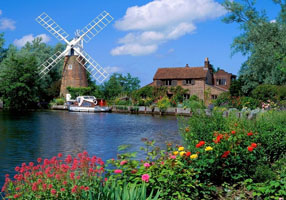
#> input picture assets/1.jpg, 286 x 200 px
$ python auto_level_adjustment.py --image ../../assets/1.jpg
#> lines starting #> are read from the running program, lines starting #| are printed output that depends on the picture
#!/usr/bin/env python3
# -*- coding: utf-8 -*-

"""
自动色阶调整算法 - Python实现
Auto Level Adjustment Algorithm

基于直方图分析的图像动态范围优化技术，
支持多种色阶调整策略和自适应处理。

Author: GlimmerLab
Date: 2024
"""

import cv2
import numpy as np
import matplotlib.pyplot as plt
from typing import Tuple, Optional, Dict, Any, Union
from dataclasses import dataclass
import time
import argparse
from pathlib import Path
from enum import Enum


class LevelAdjustmentMethod(Enum):
    """色阶调整方法枚举"""
    GLOBAL = "global"                    # 全局调整
    ADAPTIVE = "adaptive"                # 自适应调整
    LOCAL = "local"                      # 局部调整
    CONTRAST_ENHANCE = "contrast"        # 对比度增强


@dataclass
class LevelAdjustmentParams:
    """色阶调整参数配置"""
    clip_percent: float = 2.0            # 裁剪百分比 (0.0-5.0)
    separate_channels: bool = True       # 是否独立处理每个通道
    window_size: int = 51                # 局部调整窗口大小
    target_std: float = 50.0             # 对比度增强目标标准差
    enhancement_factor_range: Tuple[float, float] = (0.5, 2.0)  # 增强因子范围

    def __post_init__(self):
        """参数验证"""
        if not 0.0 <= self.clip_percent <= 5.0:
            raise ValueError("裁剪百分比必须在0.0-5.0范围内")
        if self.window_size <= 0 or self.window_size % 2 == 0:
            raise ValueError("窗口大小必须是正奇数")
        if self.target_std <= 0:
            raise ValueError("目标标准差必须大于0")


class AutoLevelAdjuster:
    """自动色阶调整处理类"""

    def __init__(self):
        """初始化色阶调整器"""
        print("自动色阶调整器初始化完成")

    def adjust_levels(self, image: np.ndarray,
                     method: LevelAdjustmentMethod = LevelAdjustmentMethod.GLOBAL,
                     params: LevelAdjustmentParams = None) -> np.ndarray:
        """
        多策略色阶调整主函数

        Args:
            image: 输入图像 (BGR格式或灰度图)
            method: 调整方法
            params: 调整参数

        Returns:
            调整后的图像

        Raises:
            ValueError: 当输入图像为空时
        """
        if image is None or image.size == 0:
            raise ValueError("输入图像为空")

        if params is None:
            params = LevelAdjustmentParams()

        print(f"开始{method.value}色阶调整")

        if method == LevelAdjustmentMethod.GLOBAL:
            return self._global_level_adjustment(image, params)
        elif method == LevelAdjustmentMethod.ADAPTIVE:
            return self._adaptive_level_adjustment(image, params)
        elif method == LevelAdjustmentMethod.LOCAL:
            return self._local_level_adjustment(image, params)
        elif method == LevelAdjustmentMethod.CONTRAST_ENHANCE:
            return self._contrast_enhancement(image, params)
        else:
            raise ValueError(f"不支持的调整方法: {method}")

    def _compute_clipping_thresholds(self, channel: np.ndarray,
                                   clip_percent: float) -> Tuple[int, int]:
        """
        计算裁剪阈值

        Args:
            channel: 单通道图像
            clip_percent: 裁剪百分比

        Returns:
            (低阈值, 高阈值)元组
        """
        # 计算直方图
        histogram, _ = np.histogram(channel.flatten(), bins=256, range=(0, 256))

        # 计算累积分布
        cumulative_hist = np.cumsum(histogram)
        total_pixels = channel.size
        clip_pixels = int(total_pixels * clip_percent / 100.0)

        # 查找低阈值
        low_threshold = 0
        for i in range(256):
            if cumulative_hist[i] > clip_pixels:
                low_threshold = i
                break

        # 查找高阈值
        high_threshold = 255
        for i in range(255, -1, -1):
            remaining_pixels = total_pixels - cumulative_hist[i]
            if remaining_pixels > clip_pixels:
                high_threshold = i
                break

        return low_threshold, high_threshold

    def _create_lookup_table(self, low_thresh: int, high_thresh: int) -> np.ndarray:
        """
        创建查找表

        Args:
            low_thresh: 低阈值
            high_thresh: 高阈值

        Returns:
            查找表数组
        """
        lut = np.zeros(256, dtype=np.uint8)

        if high_thresh > low_thresh:
            # 线性变换
            scale = 255.0 / (high_thresh - low_thresh)

            for i in range(256):
                if i <= low_thresh:
                    lut[i] = 0
                elif i >= high_thresh:
                    lut[i] = 255
                else:
                    normalized = (i - low_thresh) * scale
                    lut[i] = np.clip(normalized, 0, 255).astype(np.uint8)
        else:
            # 特殊情况：统一亮度
            lut.fill(128)

        return lut

    def _global_level_adjustment(self, image: np.ndarray,
                               params: LevelAdjustmentParams) -> np.ndarray:
        """
        全局色阶调整

        Args:
            image: 输入图像
            params: 调整参数

        Returns:
            调整后的图像
        """
        print("执行全局色阶调整")

        if len(image.shape) == 2:
            # 灰度图像处理
            low_thresh, high_thresh = self._compute_clipping_thresholds(image, params.clip_percent)
            lut = self._create_lookup_table(low_thresh, high_thresh)
            return cv2.LUT(image, lut)

        elif len(image.shape) == 3:
            # 彩色图像处理
            if params.separate_channels:
                # 独立处理每个通道
                result_channels = []
                for c in range(image.shape[2]):
                    channel = image[:, :, c]
                    low_thresh, high_thresh = self._compute_clipping_thresholds(channel, params.clip_percent)
                    lut = self._create_lookup_table(low_thresh, high_thresh)
                    adjusted_channel = cv2.LUT(channel, lut)
                    result_channels.append(adjusted_channel)

                return np.stack(result_channels, axis=2)
            else:
                # 基于亮度的全局处理
                gray = cv2.cvtColor(image, cv2.COLOR_BGR2GRAY)
                low_thresh, high_thresh = self._compute_clipping_thresholds(gray, params.clip_percent)
                lut = self._create_lookup_table(low_thresh, high_thresh)

                result_channels = []
                for c in range(image.shape[2]):
                    adjusted_channel = cv2.LUT(image[:, :, c], lut)
                    result_channels.append(adjusted_channel)

                return np.stack(result_channels, axis=2)

    def _adaptive_level_adjustment(self, image: np.ndarray,
                                 params: LevelAdjustmentParams) -> np.ndarray:
        """
        自适应色阶调整

        Args:
            image: 输入图像
            params: 调整参数

        Returns:
            调整后的图像
        """
        print("执行自适应色阶调整")

        # 计算图像统计特征
        mean_val = np.mean(image)
        std_val = np.std(image)

        # 根据图像特征调整裁剪百分比
        if std_val < 20:  # 低对比度图像
            adaptive_clip = params.clip_percent * 2.0
        elif std_val > 60:  # 高对比度图像
            adaptive_clip = params.clip_percent * 0.5
        else:
            adaptive_clip = params.clip_percent

        # 调整参数范围
        adaptive_clip = np.clip(adaptive_clip, 0.1, 5.0)

        # 创建自适应参数
        adaptive_params = LevelAdjustmentParams(
            clip_percent=adaptive_clip,
            separate_channels=params.separate_channels
        )

        return self._global_level_adjustment(image, adaptive_params)

    # [75 lines left out: functions _local_level_adjustment, _local_adjust_single_channel, not called in this run]

    def _contrast_enhancement(self, image: np.ndarray,
                            params: LevelAdjustmentParams) -> np.ndarray:
        """
        对比度增强

        Args:
            image: 输入图像
            params: 调整参数

        Returns:
            增强后的图像
        """
        print("执行对比度增强")

        # 先进行色阶调整
        level_adjusted = self._global_level_adjustment(image, params)

        # 计算当前标准差
        current_std = np.std(level_adjusted)

        # 计算增强因子
        if current_std > 0:
            enhancement_factor = params.target_std / current_std
        else:
            enhancement_factor = 1.0

        # 限制增强因子范围
        enhancement_factor = np.clip(enhancement_factor,
                                   params.enhancement_factor_range[0],
                                   params.enhancement_factor_range[1])

        # 应用对比度增强
        mean_val = np.mean(level_adjusted)
        enhanced = level_adjusted.astype(np.float32)
        enhanced = (enhanced - mean_val) * enhancement_factor + mean_val

        return np.clip(enhanced, 0, 255).astype(np.uint8)

    def compare_methods(self, image: np.ndarray,
                       params: LevelAdjustmentParams = None,
                       save_path: Optional[str] = None) -> None:
        """
        比较不同方法的效果

        Args:
            image: 输入图像
            params: 调整参数
            save_path: 保存路径
        """
        if params is None:
            params = LevelAdjustmentParams()

        methods = [
            LevelAdjustmentMethod.GLOBAL,
            LevelAdjustmentMethod.ADAPTIVE,
            LevelAdjustmentMethod.CONTRAST_ENHANCE
        ]

        results = {}
        for method in methods:
            try:
                start_time = time.time()
                result = self.adjust_levels(image, method, params)
                processing_time = time.time() - start_time

                results[method.value] = {
                    'image': result,
                    'time': processing_time
                }

                print(f"{method.value} 方法处理时间: {processing_time:.3f}s")
            except Exception as e:
                print(f"{method.value} 方法处理失败: {e}")

        # 可视化结果
        self._visualize_comparison(image, results, save_path)

    def _visualize_comparison(self, original: np.ndarray,
                            results: Dict[str, Dict],
                            save_path: Optional[str] = None) -> None:
        """
        可视化比较结果

        Args:
            original: 原始图像
            results: 处理结果
            save_path: 保存路径
        """
        num_images = len(results) + 1
        fig, axes = plt.subplots(2, (num_images + 1) // 2, figsize=(15, 8))

        if num_images <= 2:
            axes = axes.reshape(1, -1)

        # 显示原图
        if len(original.shape) == 3:
            axes[0, 0].imshow(cv2.cvtColor(original, cv2.COLOR_BGR2RGB))
        else:
            axes[0, 0].imshow(original, cmap='gray')
        axes[0, 0].set_title('Original')
        axes[0, 0].axis('off')

        # 显示处理结果
        for i, (method, data) in enumerate(results.items(), 1):
            row = i // ((num_images + 1) // 2)
            col = i % ((num_images + 1) // 2)

            if len(data['image'].shape) == 3:
                axes[row, col].imshow(cv2.cvtColor(data['image'], cv2.COLOR_BGR2RGB))
            else:
                axes[row, col].imshow(data['image'], cmap='gray')

            axes[row, col].set_title(f"{method}\nTime: {data['time']:.3f}s")
            axes[row, col].axis('off')

        # 隐藏多余的子图
        for i in range(num_images, axes.size):
            row = i // ((num_images + 1) // 2)
            col = i % ((num_images + 1) // 2)
            if row < axes.shape[0] and col < axes.shape[1]:
                axes[row, col].axis('off')

        plt.tight_layout()

        if save_path:
            plt.savefig(save_path, dpi=300, bbox_inches='tight')
            print(f"比较结果已保存至: {save_path}")

        plt.show()

    def analyze_image_quality(self, original: np.ndarray,
                            adjusted: np.ndarray) -> Dict[str, float]:
        """
        分析图像质量

        Args:
            original: 原始图像
            adjusted: 调整后图像

        Returns:
            质量指标字典
        """
        # 计算对比度
        contrast_original = np.std(original)
        contrast_adjusted = np.std(adjusted)

        # 计算动态范围
        range_original = np.max(original) - np.min(original)
        range_adjusted = np.max(adjusted) - np.min(adjusted)

        # 计算熵
        def calculate_entropy(img):
            histogram, _ = np.histogram(img.flatten(), bins=256, range=(0, 256))
            histogram = histogram + 1e-10  # 避免log(0)
            probabilities = histogram / np.sum(histogram)
            return -np.sum(probabilities * np.log2(probabilities))

        entropy_original = calculate_entropy(original)
        entropy_adjusted = calculate_entropy(adjusted)

        return {
            'contrast_improvement': contrast_adjusted / (contrast_original + 1e-10),
            'range_improvement': range_adjusted / (range_original + 1e-10),
            'entropy_improvement': entropy_adjusted / (entropy_original + 1e-10),
            'contrast_original': contrast_original,
            'contrast_adjusted': contrast_adjusted,
            'entropy_original': entropy_original,
            'entropy_adjusted': entropy_adjusted
        }

    # [41 lines left out: function performance_test, not called in this run]


def demo_basic_level_adjustment():
    """演示基础色阶调整功能"""
    print("=== 基础色阶调整演示 ===")

    # 创建调整器
    adjuster = AutoLevelAdjuster()

    # 创建测试图像
    test_image = create_test_image()

    # 调整参数
    params = LevelAdjustmentParams(clip_percent=2.0, separate_channels=True)

    # 测试不同方法
    methods = [
        LevelAdjustmentMethod.GLOBAL,
        LevelAdjustmentMethod.ADAPTIVE,
        LevelAdjustmentMethod.CONTRAST_ENHANCE
    ]

    for method in methods:
        print(f"\n测试 {method.value} 方法:")
        start_time = time.time()
        result = adjuster.adjust_levels(test_image, method, params)
        processing_time = time.time() - start_time

        print(f"  处理时间: {processing_time:.3f}s")
        print(f"  输出图像形状: {result.shape}")

        # 质量分析
        quality_metrics = adjuster.analyze_image_quality(test_image, result)
        print(f"  对比度提升: {quality_metrics['contrast_improvement']:.2f}x")
        print(f"  动态范围提升: {quality_metrics['range_improvement']:.2f}x")

    print("基础演示完成！")


# [20 lines left out: function demo_performance_comparison, not called in this run]


def create_test_image() -> np.ndarray:
    """
    创建测试图像

    Returns:
        测试图像
    """
    height, width = 300, 400
    image = np.zeros((height, width, 3), dtype=np.uint8)

    # 创建渐变背景
    for y in range(height):
        for x in range(width):
            r = int(100 + 50 * (x / width))
            g = int(120 + 60 * (y / height))
            b = int(80 + 40 * ((x + y) / (width + height)))
            image[y, x] = [b, g, r]

    # 添加几何形状
    cv2.rectangle(image, (50, 50), (150, 150), (200, 200, 200), -1)
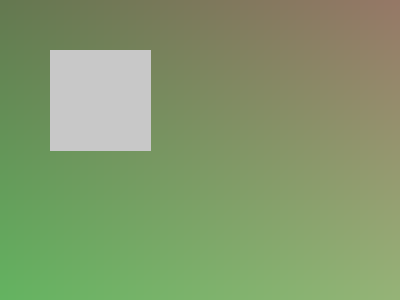
#> image: shape (300, 400, 3); mean of channels 0, 1, 2 108.7, 154.6, 132; drawn as B, G, R
    cv2.circle(image, (250, 100), 40, (100, 100, 100), -1)
    cv2.rectangle(image, (100, 200), (300, 250), (50, 50, 50), -1)
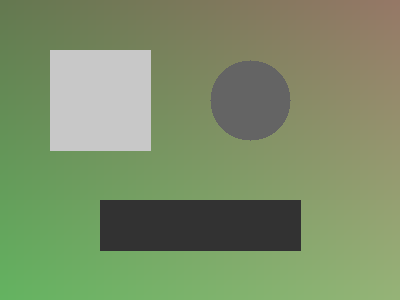
#> image: shape (300, 400, 3); mean of channels 0, 1, 2 104.2, 143.2, 124.3; drawn as B, G, R

    return image


def main():
    """主函数"""
    parser = argparse.ArgumentParser(description='自动色阶调整演示程序')
    parser.add_argument('--mode', choices=['demo', 'performance'], default='demo',
                       help='运行模式')
    parser.add_argument('--image', type=str, help='输入图像路径')

    args = parser.parse_args()

    if args.mode == 'demo':
        demo_basic_level_adjustment()
#> the loop in demo_basic_level_adjustment, `for method in methods:` made 3 passes
#> (contrast_adjusted in analyze_image_quality, range_adjusted in analyze_image_quality, entropy_adjusted in analyze_image_quality) on pass 1: (65.46, 255, 6.11)
#> (contrast_adjusted in analyze_image_quality, range_adjusted in analyze_image_quality, entropy_adjusted in analyze_image_quality) on pass 2: (65.46, 255, 6.11)
#|   对比度提升: 1.70x
#|   动态范围提升: 1.70x
#|   对比度提升: 1.70x
#|   动态范围提升: 1.70x
#|   对比度提升: 1.30x
#|   动态范围提升: 1.30x
#> pass 1, in demo_basic_level_adjustment, `result = adjuster.adjust_levels(test_image, method, params)`:
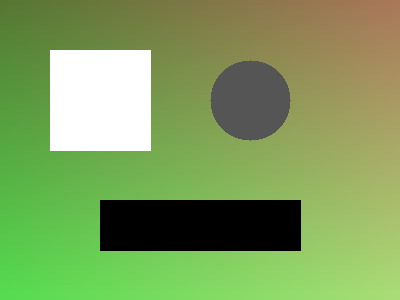
#> result: shape (300, 400, 3); mean of channels 0, 1, 2 92.1, 158.9, 126.6; drawn as B, G, R
#> pass 3, in _contrast_enhancement, `enhanced = (enhanced - mean_val) * enhancement_factor + mean_val`:
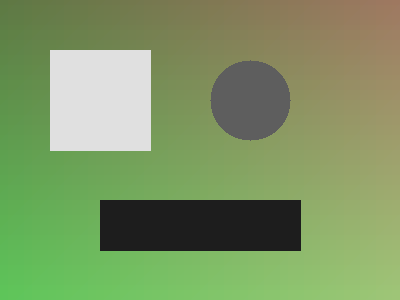
#> enhanced: shape (300, 400, 3) float32; mean of channels 0, 1, 2 100.1, 151.2, 126.5; drawn as B, G, R
    elif args.mode == 'performance':
        demo_performance_comparison()

    if args.image and Path(args.image).exists():
        print(f"\n处理图像: {args.image}")
        adjuster = AutoLevelAdjuster()
        image = cv2.imread(args.image)
#> image is the input picture: shape (200, 286, 3); mean B, G, R 112.6, 108.2, 82.1

        if image is not None:
            params = LevelAdjustmentParams()
            adjuster.compare_methods(image, params)
#> the loop in compare_methods, `for method in methods:` made 3 passes
#> pass 1, in compare_methods, `result = self.adjust_levels(image, method, params)`:
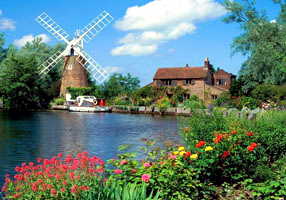
#> result: shape (200, 286, 3); mean B, G, R 118, 126.4, 98.3
#> pass 3, in _contrast_enhancement (call 2), `enhanced = (enhanced - mean_val) * enhancement_factor + mean_val`:
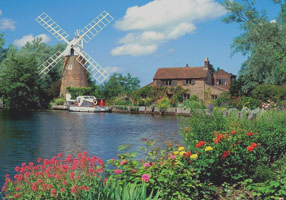
#> enhanced: shape (200, 286, 3) float32; mean B, G, R 116.9, 122.6, 103.2
#> after the loop in compare_methods, `for method in methods:`: results = 3 items
#> in _visualize_comparison, `num_images = len(results) + 1`: num_images = 4
#> the loop in _visualize_comparison, `for i, (method, data) in enumerate(results.items(), 1):` made 3 passes
#> (method, row, col) on passes 1 to 3: ('global', 0, 1), ('adaptive', 1, 0), ('contrast', 1, 1)
#> in _visualize_comparison, `plt.show()`:
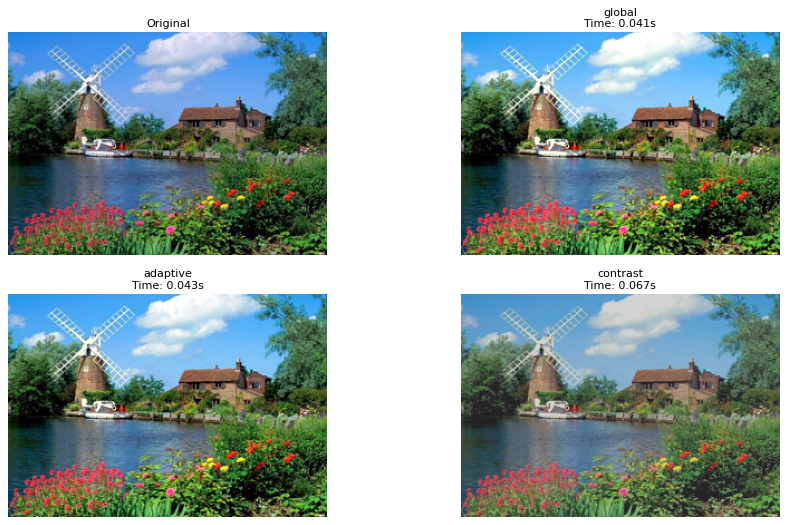
#> figure drawn by matplotlib, 4 panels
        else:
            print("无法读取图像文件")


if __name__ == "__main__":
    main()

$ run again, on assets/imori.jpg
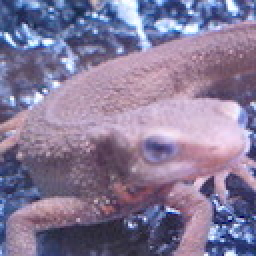
#> input picture assets/imori.jpg, 128 x 128 px (shown 2 times larger)
#> the loop in demo_basic_level_adjustment, `for method in methods:` made 3 passes
#> (contrast_adjusted in analyze_image_quality, range_adjusted in analyze_image_quality, entropy_adjusted in analyze_image_quality) on pass 1: (65.46, 255, 6.11)
#> (printed output is left out)
#> in main, image is the input picture: shape (128, 128, 3); mean B, G, R 152.8, 121.8, 134.1
#> the loop in compare_methods, `for method in methods:` made 3 passes
#> pass 1, in compare_methods, `result = self.adjust_levels(image, method, params)`:
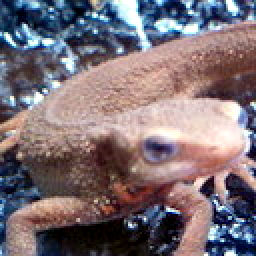
#> result: shape (128, 128, 3) (shown 2 times larger); mean B, G, R 117.8, 111.1, 124.4
#> after the loop in compare_methods, `for method in methods:`: results = 3 items
#> num_images = 4
#> the loop in _visualize_comparison, `for i, (method, data) in enumerate(results.items(), 1):` made 3 passes
#> (method, row, col) on passes 1 to 3: ('global', 0, 1), ('adaptive', 1, 0), ('contrast', 1, 1)
#> in _visualize_comparison, `plt.show()`:
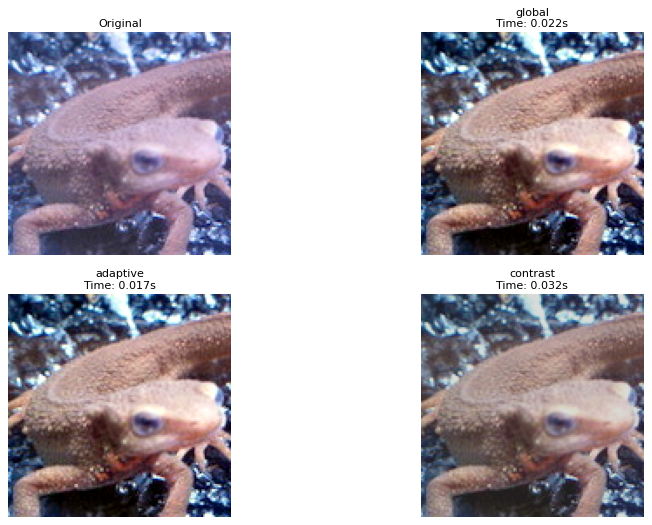
#> figure drawn by matplotlib, 4 panels

$ run again, on assets/2.png
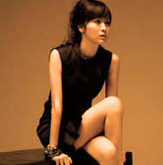
#> input picture assets/2.png, 163 x 165 px
#> the loop in demo_basic_level_adjustment, `for method in methods:` made 3 passes
#> (contrast_adjusted in analyze_image_quality, range_adjusted in analyze_image_quality, entropy_adjusted in analyze_image_quality) on pass 1: (65.46, 255, 6.11)
#> (printed output is left out)
#> in main, image is the input picture: shape (165, 163, 3); mean B, G, R 52.3, 95.2, 148.1
#> the loop in compare_methods, `for method in methods:` made 3 passes
#> pass 1, in compare_methods, `result = self.adjust_levels(image, method, params)`:
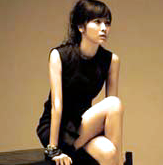
#> result: shape (165, 163, 3); mean B, G, R 86.4, 119.9, 146.9
#> after the loop in compare_methods, `for method in methods:`: results = 3 items
#> num_images = 4
#> the loop in _visualize_comparison, `for i, (method, data) in enumerate(results.items(), 1):` made 3 passes
#> (method, row, col) on passes 1 to 3: ('global', 0, 1), ('adaptive', 1, 0), ('contrast', 1, 1)
#> in _visualize_comparison, `plt.show()`:
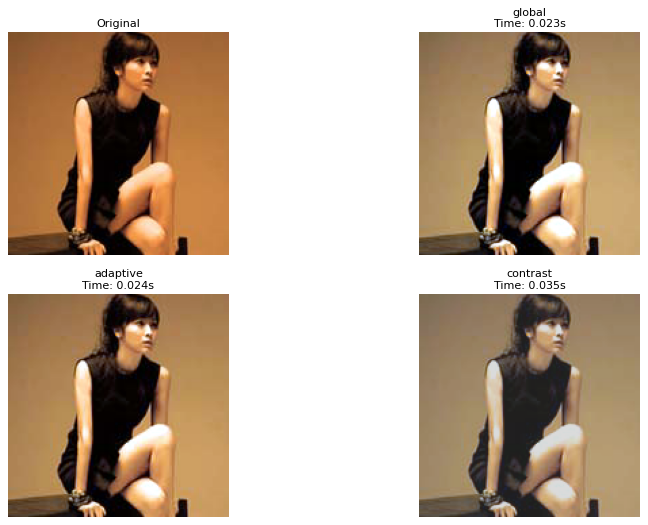
#> figure drawn by matplotlib, 4 panels
